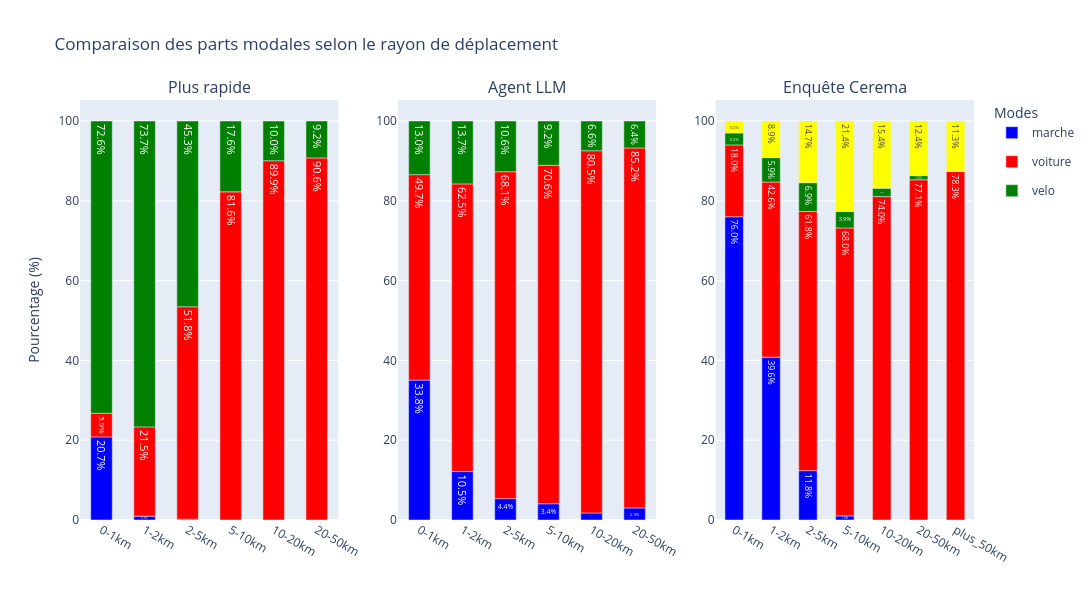

The notebook cell saved with this chart:
### Code cell
moves["rayon"] = pd.cut(moves["Distance parcourue"], bins=[0, 1, 2, 5, 10, 20, 50, float('inf')], labels=["0-1km", "1-2km", "2-5km", "5-10km", "10-20km", "20-50km", "50km+"])
bar_graph(moves, cerema["parts_modales_2023"]["distance"], "Comparaison des parts modales selon le rayon de déplacement", x_name="rayon")

### Figure 1 — Plotly figure (JSON) as saved in the notebook; plotly's stock layout.template omitted (floating-point values rounded to 4 significant figures)
{"data": [{"legendgroup": "marche", "marker": {"color": "blue"}, "name": "marche", "showlegend": true, "text": ["20.653218059558117", "0.9259259259259258", "0.1797752808988764"], "textposition": "inside", "texttemplate": "%{text:.1f}%", "type": "bar", "x": ["0-1km", "1-2km", "2-5km"], "xaxis": "x", "y": [215, 13, 4], "yaxis": "y"}, {"legendgroup": "voiture", "marker": {"color": "red"}, "name": "voiture", "showlegend": true, "text": ["5.859750240153699", "21.50997150997151", "51.82022471910113", "81.64648910411623", "89.90196078431373", "90.58823529411765"], "textposition": "inside", "texttemplate": "%{text:.1f}%", "type": "bar", "x": ["0-1km", "1-2km", "2-5km", "5-10km", "10-20km", "20-50km"], "xaxis": "x", "y": [61, 302, 1153, 1686, 1834, 539], "yaxis": "y"}, {"legendgroup": "velo", "marker": {"color": "green"}, "name": "velo", "showlegend": true, "text": ["72.62247838616715", "73.71794871794873", "45.30337078651686", "17.627118644067796", "9.950980392156863", "9.243697478991598"], "textposition": "inside", "texttemplate": "%{text:.1f}%", "type": "bar", "x": ["0-1km", "1-2km", "2-5km", "5-10km", "10-20km", "20-50km"], "xaxis": "x", "y": [756, 1035, 1008, 364, 203, 55], "yaxis": "y"}, {"legendgroup": "transports_collectifs", "marker": {"color": "yellow"}, "name": "transports_collectifs", "showlegend": true, "text": [], "textposition": "inside", "texttemplate": "%{text:.1f}%", "type": "bar", "x": [], "xaxis": "x", "y": [], "yaxis": "y"}, {"legendgroup": "marche", "marker": {"color": "blue"}, "name": "marche", "showlegend": false, "text": ["33.81364073006724", "10.541310541310542", "4.449438202247191", "3.389830508474576", "1.5686274509803921", "2.857142857142857"], "textposition": "inside", "texttemplate": "%{text:.1f}%", "type": "bar", "x": ["0-1km", "1-2km", "2-5km", "5-10km", "10-20km", "20-50km"], "xaxis": "x2", "y": [352, 148, 99, 70, 32, 17], "yaxis": "y2"}, {"legendgroup": "voiture", "marker": {"color": "red"}, "name": "voiture", "showlegend": false, "text": ["49.66378482228626", "62.535612535612536", "68.08988764044945", "70.60532687651332", "80.53921568627452", "85.21008403361344"], "textposition": "inside", "texttemplate": "%{text:.1f}%", "type": "bar", "x": ["0-1km", "1-2km", "2-5km", "5-10km", "10-20km", "20-50km"], "xaxis": "x2", "y": [517, 878, 1515, 1458, 1643, 507], "yaxis": "y2"}, {"legendgroup": "velo", "marker": {"color": "green"}, "name": "velo", "showlegend": false, "text": ["12.968299711815561", "13.675213675213676", "10.561797752808989", "9.249394673123486", "6.61764705882353", "6.386554621848739"], "textposition": "inside", "texttemplate": "%{text:.1f}%", "type": "bar", "x": ["0-1km", "1-2km", "2-5km", "5-10km", "10-20km", "20-50km"], "xaxis": "x2", "y": [135, 192, 235, 191, 135, 38], "yaxis": "y2"}, {"legendgroup": "transports_collectifs", "marker": {"color": "yellow"}, "name": "transports_collectifs", "showlegend": false, "text": [], "textposition": "inside", "texttemplate": "%{text:.1f}%", "type": "bar", "x": [], "xaxis": "x2", "y": [], "yaxis": "y2"}, {"legendgroup": "marche", "marker": {"color": "blue"}, "name": "marche", "showlegend": false, "text": ["76.0", "39.603960396039604", "11.76470588235294", "0.9708737864077669", "0.0", "0.0", "0.0"], "textposition": "inside", "texttemplate": "%{text:.1f}%", "type": "bar", "x": ["0-1km", "1-2km", "2-5km", "5-10km", "10-20km", "20-50km", "plus_50km"], "xaxis": "x3", "y": [76, 40, 12, 1, 0, 0, 0], "yaxis": "y3"}, {"legendgroup": "voiture", "marker": {"color": "red"}, "name": "voiture", "showlegend": false, "text": ["18.0", "42.57425742574257", "61.76470588235294", "67.96116504854369", "74.03846153846155", "77.14285714285715", "78.30188679245283"], "textposition": "inside", "texttemplate": "%{text:.1f}%", "type": "bar", "x": ["0-1km", "1-2km", "2-5km", "5-10km", "10-20km", "20-50km", "plus_50km"], "xaxis": "x3", "y": [18, 43, 63, 70, 77, 81, 83], "yaxis": "y3"}, {"legendgroup": "velo", "marker": {"color": "green"}, "name": "velo", "showlegend": false, "text": ["3.0", "5.9405940594059405", "6.862745098039216", "3.8834951456310676", "1.9230769230769231", "0.9523809523809524", "0.0"], "textposition": "inside", "texttemplate": "%{text:.1f}%", "type": "bar", "x": ["0-1km", "1-2km", "2-5km", "5-10km", "10-20km", "20-50km", "plus_50km"], "xaxis": "x3", "y": [3, 6, 7, 4, 2, 1, 0], "yaxis": "y3"}, {"legendgroup": "transports_collectifs", "marker": {"color": "yellow"}, "name": "transports_collectifs", "showlegend": false, "text": ["3.0", "8.91089108910891", "14.705882352941178", "21.35922330097087", "15.384615384615385", "12.380952380952381", "11.320754716981133"], "textposition": "inside", "texttemplate": "%{text:.1f}%", "type": "bar", "x": ["0-1km", "1-2km", "2-5km", "5-10km", "10-20km", "20-50km", "plus_50km"], "xaxis": "x3", "y": [3, 9, 15, 22, 16, 13, 12], "yaxis": "y3"}], "layout": {"annotations": [{"font": {"size": 16}, "showarrow": false, "text": "Plus rapide", "x": 0.1444, "xanchor": "center", "xref": "paper", "y": 1.0, "yanchor": "bottom", "yref": "paper"}, {"font": {"size": 16}, "showarrow": false, "text": "Agent LLM", "x": 0.5, "xanchor": "center", "xref": "paper", "y": 1.0, "yanchor": "bottom", "yref": "paper"}, {"font": {"size": 16}, "showarrow": false, "text": "Enquête Cerema", "x": 0.8556, "xanchor": "center", "xref": "paper", "y": 1.0, "yanchor": "bottom", "yref": "paper"}], "bargap": 0.5, "barmode": "relative", "barnorm": "percent", "height": 600, "legend": {"title": {"text": "Modes"}}, "title": {"text": "Comparaison des parts modales selon le rayon de déplacement"}, "width": 1300, "xaxis": {"anchor": "y", "categoryarray": ["0-1km", "1-2km", "2-5km", "5-10km", "10-20km", "20-50km", "plus_50km"], "categoryorder": "array", "domain": [0.0, 0.2889], "showgrid": false, "type": "category"}, "xaxis2": {"anchor": "y2", "categoryarray": ["0-1km", "1-2km", "2-5km", "5-10km", "10-20km", "20-50km", "plus_50km"], "categoryorder": "array", "domain": [0.3556, 0.6444], "showgrid": false, "type": "category"}, "xaxis3": {"anchor": "y3", "categoryarray": ["0-1km", "1-2km", "2-5km", "5-10km", "10-20km", "20-50km", "plus_50km"], "categoryorder": "array", "domain": [0.7111, 1.0], "showgrid": false, "type": "category"}, "yaxis": {"anchor": "x", "domain": [0.0, 1.0], "title": {"text": "Pourcentage (%)"}}, "yaxis2": {"anchor": "x2", "domain": [0.0, 1.0]}, "yaxis3": {"anchor": "x3", "domain": [0.0, 1.0]}}}
